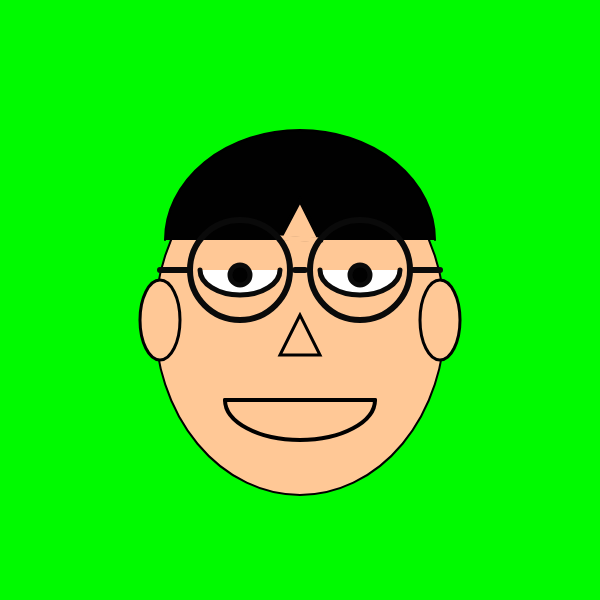
Frame 1 (no input)
Frame 2 (the mouse pressed at the canvas centre, redrawn once): identical to frame 1, image omitted

The p5.js sketch that drew this single still picture (run headless with seeded random() and noise() and a simulated clock; the mouse was pressed at the canvas centre and the sketch redrawn once):

// p5.js sketch
// ── sketch.js
function setup() {
  let cnv = createCanvas(600, 600);
  background(0,250,0); 

  stroke(0);
  strokeWeight(2);
  fill(255, 200, 150);
  ellipse(300, 320, 290, 350);

  fill(1);
  arc(300,240,270,220,radians(180),0);
  fill(255,200,150);
  stroke(1);
  strokeWeight(4);
  triangle(300,200,320,240,280,238);
  stroke(255,200,150);
  strokeWeight(5);
  line(280,238,320,240);

  stroke(10);
  strokeWeight(5);
  fill(255);
  arc(240, 270, 80, 50, 0, PI);
  arc(360, 270, 80, 50, 0, PI);
  fill(1);
  ellipse(240, 275, 20, 20);
  ellipse(360, 275, 20, 20);

  stroke(0);
  strokeWeight(3);
  noFill();
  triangle(300,315,280,355,320,355);

  noFill();
  strokeWeight(4);
  arc(300, 400, 150, 80, 0, PI);
  strokeWeight(4);
  line(225,400,375,400);

  noFill();
  stroke(10);
  strokeWeight(6);
  ellipse(240, 270, 100, 100);
  ellipse(360, 270, 100, 100);
  line(295, 270, 305, 270);
  line(160,270,190,270);
  line(410,270,440,270);

  fill(255, 200, 150);
  stroke(1);
  strokeWeight(3);
  ellipse(160, 320, 40, 80);
  ellipse(440, 320, 40, 80);

  noLoop();

}

function draw() {}
